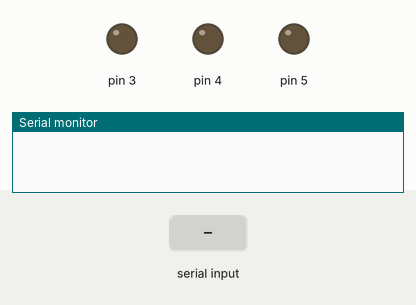
Bench run of a sketch on a simulated Arduino Uno, built with avr-gcc and run on an emulated ATmega328P. On the bench: output pins drawn as LEDs (lit = HIGH), the last lines printed to the serial monitor. Inputs (shaded band) come from the test bench.

Above: at 1.2 s.
1.3 s: "1" received over Serial
At 2.5 s:
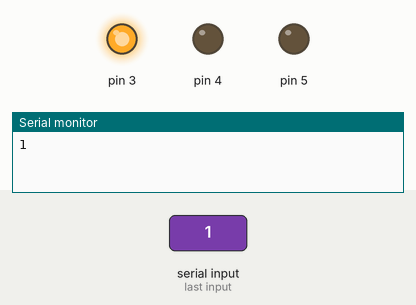
2.8 s: "2" received over Serial
At 3.8 s:
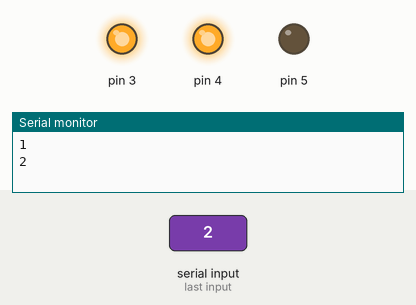
4.3 s: "3" received over Serial
At 5.0 s:
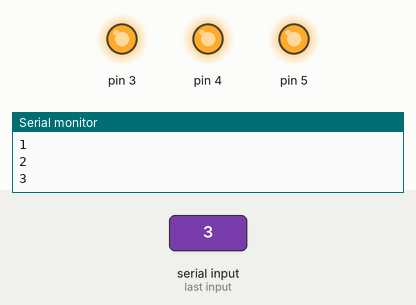
5.8 s: "4" received over Serial
At 6.1 s:
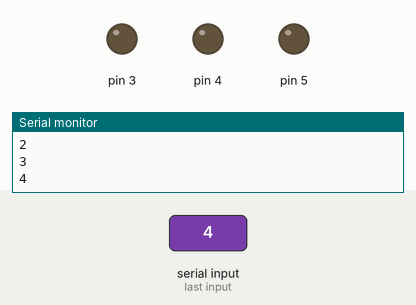
7.3 s: "2" received over Serial
At 8.4 s:
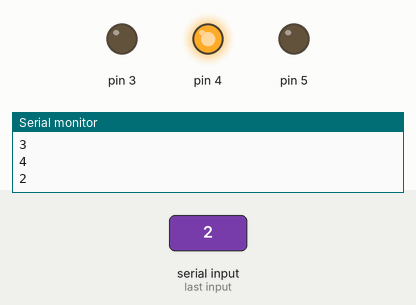
8.8 s: "3" received over Serial
At 9.6 s:
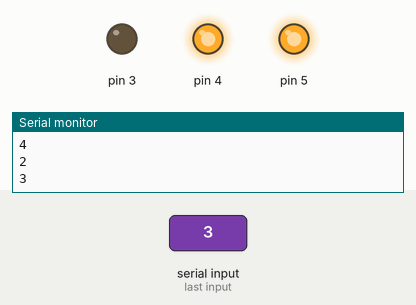
Timing chart, 0 to 11.3 s (numbered marks = the images above; inputs shaded):
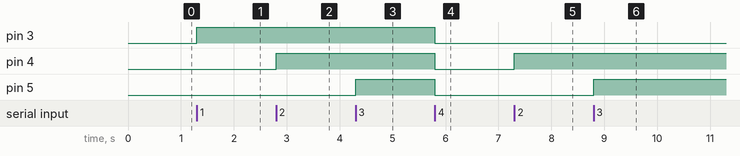

Measured:
- after the input at 1.3 s, pin 3: LOW → HIGH at once
- after the input at 2.8 s, pin 4: LOW → HIGH at once
- after the input at 4.3 s, pin 5: LOW → HIGH at once
- after the input at 5.8 s, pin 3–5: HIGH → LOW at once
- after the input at 7.3 s, pin 4: LOW → HIGH at once
- after the input at 8.8 s, pin 5: LOW → HIGH at once

The sketch:

_10_TransValue2.ino
```cpp
void setup() {
  Serial.begin(9600);

  for(int i = 3; i <= 5; i++){
    pinMode(i, OUTPUT);
  }
}

void loop() {

  if(Serial.available()){
     char c = Serial.read();
     Serial.println(c);

      if(c=='1'){
       digitalWrite(3, HIGH);
       //digitalWrite(4, LOW);
       //digitalWrite(5, LOW);
      }
      if(c=='2'){
       //digitalWrite(3, LOW);
       digitalWrite(4, HIGH);
       //digitalWrite(5, LOW);
      }
      if(c=='3'){
       //digitalWrite(3, LOW);
       //digitalWrite(4, LOW);
       digitalWrite(5, HIGH);
      }
      if(c=='4'){
       digitalWrite(3, LOW);
       digitalWrite(4, LOW);
       digitalWrite(5, LOW);
      }

    }
}
```
